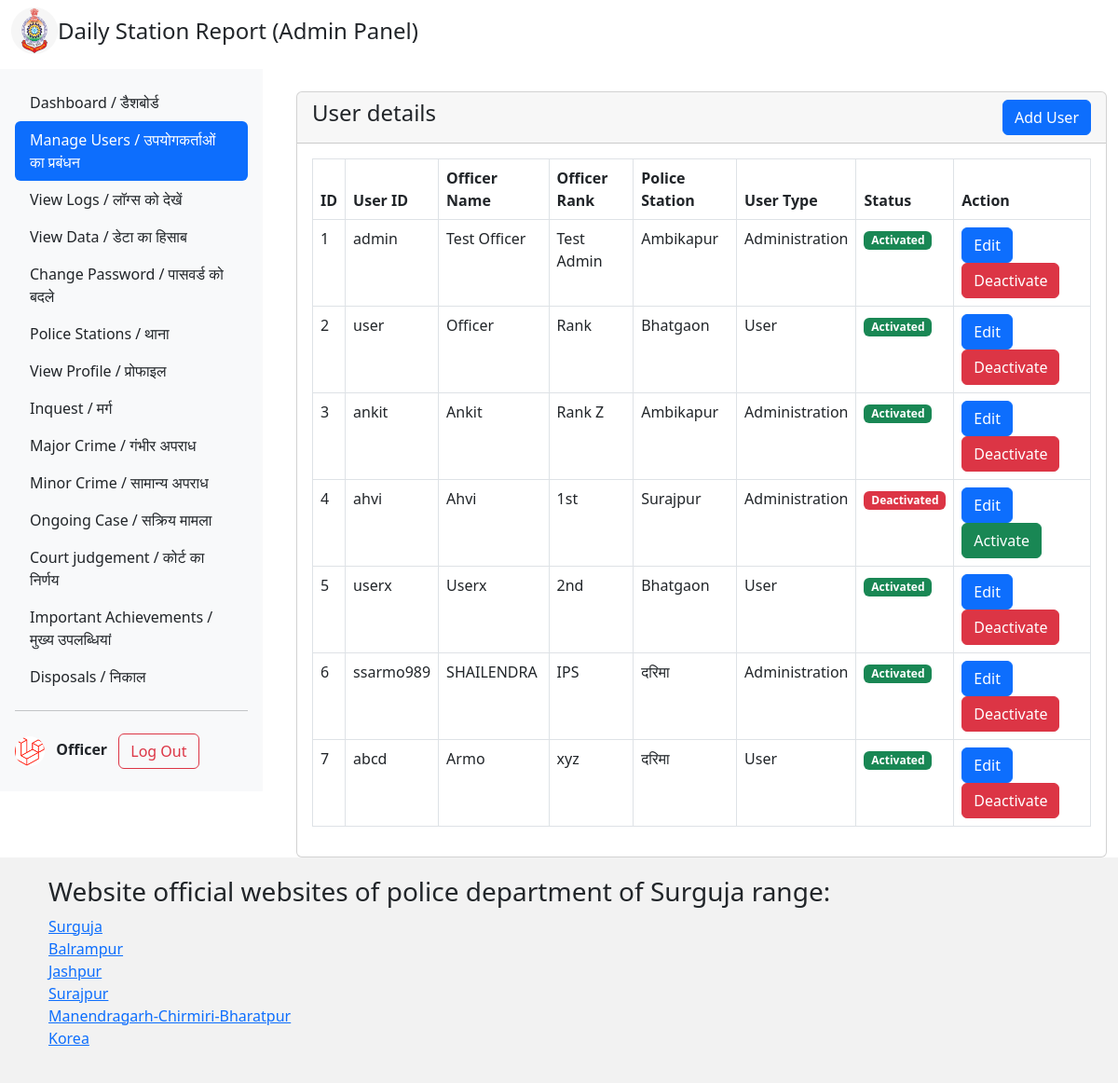
Screenshot of /admin/manage_user.php (signed in) with the database file from the repository.
### tables this page shows
CREATE TABLE `users` (
  `uid` int(11) NOT NULL,
  `created_at` timestamp NOT NULL DEFAULT current_timestamp(),
  `updated_at` timestamp NOT NULL DEFAULT current_timestamp(),
  `status` int(1) NOT NULL DEFAULT 0,
  `officer_name` varchar(255) NOT NULL,
  `officer_rank` varchar(255) NOT NULL,
  `user_id` varchar(255) NOT NULL,
  `user_type` varchar(255) NOT NULL,
  `password` varchar(255) NOT NULL,
  `district` varchar(255) NOT NULL,
  `sub_division` varchar(255) NOT NULL,
  `police_station` varchar(255) NOT NULL,
  `profile_photo_path` varchar(255) NOT NULL
);

### admin/manage_user.php (the view, shortened to what this page needs)
<?php
require "../api/dbcon.php";
?>
<?php include('admin_header.php'); ?>
<main>
    <div class="row">
        <div class="side-bar col-md-3 col-sm-5">
            <div class="d-flex flex-column flex-shrink-0 p-3 bg-light">
                <ul class="nav nav-pills flex-column mb-auto">
                    <li class="nav-item">
                        <a href="admin.php" class="nav-link link-dark" aria-current="page">
                            Dashboard / डैशबोर्ड
                        </a>
                    </li>
                    <li>
                        <a href="manage_user.php" class="nav-link active">
                            Manage Users / उपयोगकर्ताओं का प्रबंधन
                        </a>
                    </li>
                    <li>
                        <a href="view_logs.php" class="nav-link link-dark">
                            View Logs / लॉग्स को देखें
                        </a>
                    </li>
                    <li>
                        <a href="view_data.php" class="nav-link link-dark">
                            View Data / डेटा का हिसाब
                        </a>
                    </li>
                    <li>
                        <a href="change_password.php" class="nav-link link-dark">
                            Change Password / पासवर्ड को बदले
                        </a>
                    </li>
                    <li>
                        <a href="police_station.php" class="nav-link link-dark">
                            Police Stations / थाना
                        </a>
                    </li>
                    <li>
                        <a href="profile.php" class="nav-link link-dark">
                            View Profile / प्रोफाइल
                        </a>
                    </li>
                    <li>
                        <a href="dbf.php" class="nav-link link-dark">
                            Inquest / मर्ग
                        </a>
                    </li>
                    <li>
                        <a href="mcf.php" class="nav-link link-dark">
                            Major Crime / गंभीर अपराध
                        </a>
                    </li>
                    <li>
                        <a href="micf.php" class="nav-link link-dark">
                            Minor Crime / सामान्य अपराध
                        </a>
                    </li>
                    <li>
                        <a href="ocf.php" class="nav-link link-dark">
                            Ongoing Case / सक्रिय मामला
                        </a>
                    </li>
                    <li>
                        <a href="cjf.php" class="nav-link link-dark">
                            Court judgement / कोर्ट का निर्णय
                        </a>
                    </li>
                    <li>
                        <a href="iaf.php" class="nav-link link-dark">
                            Important Achievements / मुख्य उपलब्धियां
                        </a>
                    </li>
                    <li>
                        <a href="disposal.php" class="nav-link link-dark">
                            Disposals / निकाल
                        </a>
                    </li>
                </ul>
                <hr>
                <div class="profile">
                    <img src="../uploads/<?= $_SESSION['user-data']['user_type']; ?>/<?= $_SESSION['user-data']['profile_photo_path']; ?>" alt="Profile Pic" width="32" height="32" class="rounded-circle me-2">
                    <strong>
                        <?= $_SESSION['user-data']['officer_name']; ?>
                    </strong>
                    <a href="../auth/logout.php" class="btn btn-outline-danger m-2" name="logout">Log Out</a>
                </div>
            </div>
        </div>
        <div class="main-content col-md-9 col-sm-7">
            <div class="container mt-4">
                <div class="row">
                    <div class="col-md-12">
                        <div class="card">
                            <div class="card-header">
                                <h4>User details
                                    <a href="create_user.php" class="btn btn-primary float-end">Add User</a>
                                </h4>
                            </div>
                            <div class="card-body">
                                <div class="table-container" style="width:auto; overflow: scroll;">
                                    <table class="table table-bordered table-stripped">
                                        <thead>
                                            <tr>
                                                <th>ID</th>
                                                <th>User ID</th>
                                                <th>Officer Name</th>
                                                <th>Officer Rank</th>
                                                <th>Police Station</th>
                                                <th>User Type</th>
                                                <th>Status</th>
                                                <th>Action</th>
                                            </tr>
                                        </thead>
                                        <tbody>
                                            <?php
                                            $query = "SELECT * FROM users";
                                            $query_run = mysqli_prepare($con, $query);
                                            mysqli_stmt_execute($query_run);
                                            $result = mysqli_stmt_get_result($query_run);
                                            if (mysqli_num_rows($result) > 0) {
                                                while ($user = mysqli_fetch_assoc($result)) {
                                            ?>
                                                    <tr>
                                                        <td>
                                                            <?= htmlspecialchars($user['uid']); ?>
                                                        </td>
                                                        <td>
                                                            <?= htmlspecialchars($user['user_id']); ?>
                                                        </td>
                                                        <td>
                                                            <?= htmlspecialchars($user['officer_name']); ?>
                                                        </td>
                                                        <td>
                                                            <?= htmlspecialchars($user['officer_rank']); ?>
                                                        </td>
                                                        <td>
                                                            <?= htmlspecialchars($user['police_station']); ?>
                                                        </td>
                                                        <td>
                                                            <?php if ($user['user_type'] == "admin") {
                                                                echo "Administration";
                                                            } else {
                                                                echo "User";
                                                            } ?>
                                                        </td>
                                                        <td>
                                                            <?php if ($user['status']) {
                                                                echo '<span class="badge text-bg-success">Activated</span>';
                                                                $color = "danger";
                                                            } else {
                                                                echo '<span class="badge text-bg-danger">Deactivated</span>';
                                                                $color = "success";
                                                            } ?>
                                                        </td>
                                                        <td>
                                                            <a href="update_user.php?uid=<?= htmlspecialchars($user['uid']); ?>" class="btn btn-primary">Edit</a>
                                                            <form action="change_user_status.php" method="post" class="d-inline">
                                                                <button type="submit" name="change_status" value=<?= htmlspecialchars($user['uid']); ?> class="btn btn-<?= $color; ?>">
                                                                    <?php if ($user['status']) {
                                                                        echo 'Deactivate';
                                                                    } else {
                                                                        echo 'Activate';
                                                                    } ?>
                                                                </button>
                                                            </form>
                                                        </td>
                                                    </tr>
                                            <?php
                                                }
                                            } else {
                                                echo "No Records Found";
                                            }
                                            ?>
                                        </tbody>
                                    </table>
                                </div>
                            </div>
                        </div>
                    </div>
                </div>
            </div>
        </div>
    </div>
</main>
<?php include('../footer.php'); ?>
</body>
</html>

### admin/admin_header.php (shortened to what this page needs)
<!doctype html>
<html lang="hi">
<head>
    <link href="https://cdn.jsdelivr.net/npm/bootstrap@5.2.1/dist/css/bootstrap.min.css" rel="stylesheet"
>
    <link rel="stylesheet" href="https://cdn.jsdelivr.net/npm/bootstrap-icons@1.10.4/font/bootstrap-icons.css">
    <link rel="stylesheet" href="../assets/css/view_data.css">
</head>
<body>
    <header class="mb-2">
        <nav class="navbar navbar-expand-lg bg-body-tertiary">
            <div class="container-fluid">
                <img src="../assets/img/logo.jpeg" alt="Logo for Admin Dashboard" width="50" height="50"
                    class="d-inline-block align-text-top mr-3">
                <a href="admin.php"
                    class="d-flex align-items-center mb-3 mb-md-0 me-md-auto link-dark text-decoration-none">
                    <span class="fs-4">Daily Station Report (Admin Panel)</span>
                </a>
            </div>
        </nav>
    </header>

### footer.php (shortened to what this page needs)
<footer>
    <ul type="None">
        <h3>Website official websites of police department of Surguja range: </h3>
        <li><a href="https://surguja.gov.in/police/">Surguja</a></li>
        <li><a href="https://balrampur.gov.in/police/">Balrampur</a></li>
        <li><a href="https://jashpur.nic.in/en/">Jashpur</a></li>
        <li><a href="https://surajpur.nic.in/en/">Surajpur</a></li>
        <li><a href="https://mahendragarh.gov.in/department/police-department/">Manendragarh-Chirmiri-Bharatpur</a></li>
        <li><a href="https://korea.gov.in/police/">Korea</a></li>
    </ul>
</footer>

### admin/admin_header.php (style rules this page uses)
footer { background-color: rgba(0, 0, 0, 0.05); padding: 20px; }

### rows the page displays
users: uid "1", user "admin", officer_name "Test Officer", officer_rank "Test Admin", police_station "Ambikapur", user_type "Administration", status "Activated"
users: uid "2", user "user", officer_name "Officer", officer_rank "Rank", police_station "Bhatgaon", user_type "User", status "Activated"
users: uid "3", user "ankit", officer_name "Ankit", officer_rank "Rank Z", police_station "Ambikapur", user_type "Administration", status "Activated"
users: uid "4", user "ahvi", officer_name "Ahvi", officer_rank "1st", police_station "Surajpur", user_type "Administration", status "Deactivated"
users: uid "5", user "userx", officer_name "Userx", officer_rank "2nd", police_station "Bhatgaon", user_type "User", status "Activated"
users: uid "6", user "ssarmo989", officer_name "SHAILENDRA", officer_rank "IPS", police_station "दरिमा", user_type "Administration", status "Activated"
users: uid "7", user "abcd", officer_name "Armo", officer_rank "xyz", police_station "दरिमा", user_type "User", status "Activated"

### other values shown
$_SESSION['user-data']['officer_name'] "Officer"
